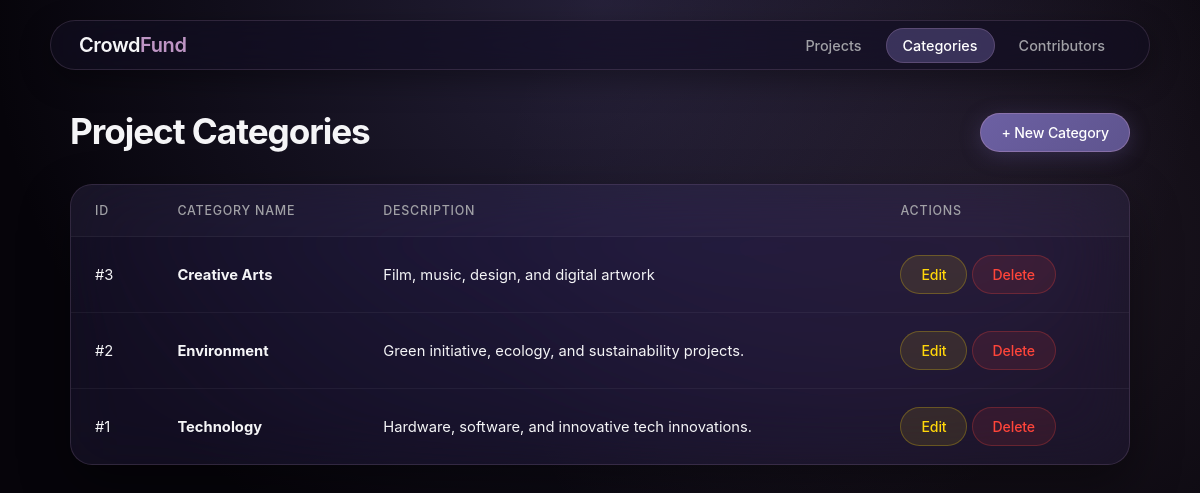
/categories.php, run on the app's committed database.
### tables this page shows
CREATE TABLE IF NOT EXISTS project_category (
    id INT AUTO_INCREMENT PRIMARY KEY,
    name VARCHAR(100) NOT NULL,
    description TEXT NULL,
    created_at TIMESTAMP DEFAULT CURRENT_TIMESTAMP
);

### categories.php (the view, shortened to what this page needs)
<?php
require_once 'config/database.php';
$stmt = $pdo->query("SELECT * FROM project_category ORDER BY id DESC");
$categories = $stmt->fetchAll();
?>
<!DOCTYPE html>
<html lang="en">
<head>
    <link rel="stylesheet" href="css/style.css">
</head>
<body>
    <header class="glass-nav">
        <nav class="container">
            <div class="logo">Crowd<span>Fund</span></div>
            <ul>
                <li><a href="index.php">Projects</a></li>
                <li><a href="categories.php" class="active">Categories</a></li>
                <li><a href="contributors.php">Contributors</a></li>
            </ul>
        </nav>
    </header>
    <main class="container">
        <div class="page-header">
            <h1 class="page-title">Project Categories</h1>
            <button class="btn btn-primary" onclick="openModal('addModal')">+ New Category</button>
        </div>
        <div class="glass-table-container">
            <table>
                <thead>
                    <tr>
                        <th>ID</th>
                        <th>Category Name</th>
                        <th>Description</th>
                        <th>Actions</th>
                    </tr>
                </thead>
                <tbody>
                    <?php if (empty($categories)): ?>
                        <tr>
                            <td colspan="4" style="text-align: center; color: var(--text-muted);">No categories available. Please add one.</td>
                        </tr>
                    <?php else: ?>
                        <?php foreach ($categories as $cat): ?>
                        <tr>
                            <td>#<?= $cat['id'] ?></td>
                            <td><strong><?= htmlspecialchars($cat['name']) ?></strong></td>
                            <td><?= htmlspecialchars($cat['description'] ?? 'N/A') ?></td>
                            <td>
                                <button class="btn btn-warning" onclick="editCategory(<?= $cat['id'] ?>, '<?= addslashes(htmlspecialchars($cat['name'])) ?>', '<?= addslashes(htmlspecialchars($cat['description'] ?? '')) ?>')">Edit</button>
                                <a href="categories.php?delete=<?= $cat['id'] ?>" class="btn btn-danger" onclick="return confirm('Deleting this category will also remove all connected projects and contributions. Proceed?')">Delete</a>
                            </td>
                        </tr>
                        <?php endforeach; ?>
                    <?php endif; ?>
                </tbody>
            </table>
        </div>
    </main>
</body>
</html>

### css/style.css (style rules this page uses)
:root { --dark-tone: #5e548e; --light-tone: #be95c4; --bg-dark: #0b0914; --glass-bg: rgba(26, 21, 43, 0.45); --glass-card: rgba(42, 35, 71, 0.35); --glass-border: rgba(190, 149, 196, 0.18); --glass-border-hover: rgba(190, 149, 196, 0.35); --text-primary: #f5f5f7; --text-secondary: #a1a1a6; --text-accent: #be95c4; --danger-color: #ff453a; --warning-color: #ffd60a; --success-color: #30d158; }
* { box-sizing: border-box; margin: 0; padding: 0; font-family: -apple-system, BlinkMacSystemFont, "SF Pro Display", "SF Pro Text", "Inter", sans-serif; -webkit-font-smoothing: antialiased; -moz-osx-font-smoothing: grayscale; }
body { background: #06040a; background-image: radial-gradient(circle at 50% 0%, rgba(94, 84, 142, 0.35) 0%, transparent 60%), radial-gradient(circle at 85% 30%, rgba(190, 149, 196, 0.12) 0%, transparent 45%); background-attachment: fixed; color: var(--text-primary); min-height: 100vh; padding-bottom: 80px; }
header.glass-nav { position: sticky; top: 20px; z-index: 1000; width: calc(100% - 40px); max-width: 1100px; margin: 20px auto 40px auto; }
nav.container { background: rgba(18, 14, 32, 0.65); backdrop-filter: blur(25px) saturate(180%); -webkit-backdrop-filter: blur(25px) saturate(180%); border: 1px solid var(--glass-border); border-radius: 999px; padding: 12px 28px; display: flex; justify-content: space-between; align-items: center; box-shadow: 0 10px 30px rgba(0, 0, 0, 0.35); }
.logo { color: var(--text-primary); font-size: 1.25rem; font-weight: 600; letter-spacing: -0.02em; }
.logo span { color: var(--light-tone); }
nav ul { display: flex; list-style: none; gap: 8px; }
nav a { color: var(--text-secondary); text-decoration: none; font-weight: 500; font-size: 0.9rem; padding: 8px 16px; border-radius: 999px; transition: all 0.25s cubic-bezier(0.16, 1, 0.3, 1); }
nav a.active { color: #fff; background: rgba(94, 84, 142, 0.5); border: 1px solid rgba(190, 149, 196, 0.25); }
.container { max-width: 1100px; margin: 0 auto; padding: 0 20px; }
.page-header { display: flex; justify-content: space-between; align-items: flex-end; margin-bottom: 32px; }
.page-title { color: var(--text-primary); font-size: 2.2rem; font-weight: 700; letter-spacing: -0.03em; }
.btn { padding: 10px 20px; border-radius: 999px; cursor: pointer; font-weight: 500; font-size: 0.88rem; letter-spacing: -0.01em; transition: all 0.25s cubic-bezier(0.16, 1, 0.3, 1); text-decoration: none; display: inline-flex; align-items: center; justify-content: center; border: 1px solid transparent; }
.btn-primary { background: linear-gradient(135deg, #6c60a3 0%, var(--dark-tone) 100%); color: #ffffff; border: 1px solid rgba(190, 149, 196, 0.4); box-shadow: 0 4px 20px rgba(94, 84, 142, 0.35); }
.btn-warning { background: rgba(255, 214, 10, 0.1); color: var(--warning-color); border: 1px solid rgba(255, 214, 10, 0.25); }
.btn-danger { background: rgba(255, 69, 58, 0.1); color: var(--danger-color); border: 1px solid rgba(255, 69, 58, 0.25); }
.glass-table-container { background: var(--glass-card); backdrop-filter: blur(30px) saturate(190%); -webkit-backdrop-filter: blur(30px) saturate(190%); border: 1px solid var(--glass-border); border-radius: 22px; overflow: hidden; box-shadow: 0 20px 50px rgba(0, 0, 0, 0.4); }
table { width: 100%; border-collapse: collapse; text-align: left; }
th, td { padding: 18px 24px; border-bottom: 1px solid rgba(255, 255, 255, 0.05); font-size: 0.92rem; }
th { color: var(--text-secondary); background: rgba(255, 255, 255, 0.02); font-weight: 500; font-size: 0.78rem; text-transform: uppercase; letter-spacing: 0.06em; }
tr { transition: background 0.2s ease; }
tr:last-child td { border-bottom: none; }

### data on the page
project_category: id "3", name "Creative Arts", description "Film, music, design, and digital artwork"
project_category: id "2", name "Environment", description "Green initiative, ecology, and sustainability projects."
project_category: id "1", name "Technology", description "Hardware, software, and innovative tech innovations."
